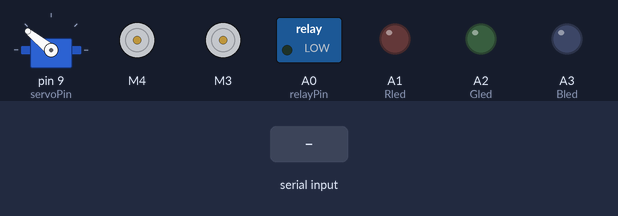
The sketch below on a simulated Arduino Uno, built with avr-gcc and run on an emulated ATmega328P. Parts: servo, 2 × DC motor (green arrow = forward, orange = backward, longer = faster), switched loads named in the sketch (green lamp = pin HIGH), output pins drawn as LEDs (lit = HIGH). The test bench sets the inputs (shaded band). What the sketch prints to the serial monitor is not drawn.

Above: at 1.2 s.
1.3 s: "SYN" received over the second serial link
2.8 s: "1" received over the second serial link
Timing chart, 0 to 5.8 s (numbered marks = the images above; inputs shaded):
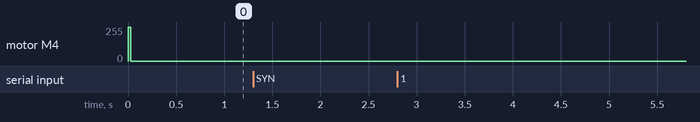

Measured:
- after the input at 1.3 s, every drawn part: stays the same
- after the input at 2.8 s, every drawn part: stays the same

The sketch:

Phast_BCM.ino
```cpp
const char* version = "Phast v2.0.0";
const char* company = "TanrTech";

#include <AFMotor.h>
#include <Servo.h>
#include <SoftwareSerial.h>

// Pin setup
int const relayPin = A0;
int const Rled = A1;
int const Gled = A2;
int const Bled = A3;
int const Rx = A4;
int const Tx = A5;

// Servo motor setup
Servo valve;
int const servoPin = 9;
#define OPEN 1100
#define CLOSE 2000

// Motor controller setup
AF_DCMotor valve2(4);
#define OPEN2 BACKWARD
#define CLOSE2 FORWARD

// Sensor led setup
AF_DCMotor sensorLed(3);
#define ON BACKWARD
#define OFF RELEASE

// Link to ECU
SoftwareSerial link(Rx, Tx);
char cString[20];
byte chPos = 0;
byte ch = 0;

// Commands
struct CommandFunction {
  const char* command;
  void (*function)();
};

void (*sysReset)(void) = 0;

void setup() {
  Serial.begin(9600);

  // Initialize relay
  pinMode(relayPin, OUTPUT);
  relayOFF();

  // Initialize servo valve
  valve.attach(servoPin);
  valveCLOSE();

  // Initialize valve
  valve2.setSpeed(255);
  valveCLOSE2();

  // Initialize Sensor LED
  sensorLed.setSpeed(255);
  sensorLedOff();

  // Initialize LED
  pinMode(Rled, OUTPUT);
  pinMode(Gled, OUTPUT);
  pinMode(Bled, OUTPUT);

  // Initialize link to ECU
  pinMode(Rx, INPUT);
  pinMode(Tx, OUTPUT);
  link.begin(9600);
}

// Functions for commands
void sync() {
  link.print(version);
  relayOFF();
  valveCLOSE();
  ledOFF();
}

void relayOFF() {
  digitalWrite(relayPin, LOW);
}

void relayON() {
  digitalWrite(relayPin, HIGH);
}

void valveCLOSE() {
  valve.write(CLOSE);
}

void valveOPEN() {
  valve.write(OPEN);
}

void valveCLOSE2() {
  valve2.run(CLOSE2);
  delay(30);
  valve2.run(RELEASE);
}

void valveOPEN2() {
  valve2.run(OPEN2);
  delay(30);
  valve2.run(RELEASE);
}

void ledRED() {
  analogWrite(Rled, 130);
  analogWrite(Gled, 0);
  analogWrite(Bled, 0);
}
void ledGREEN() {
  analogWrite(Rled, 0);
  analogWrite(Gled, 130);
  analogWrite(Bled, 0);
}
void ledBLUE() {
  analogWrite(Rled, 0);
  analogWrite(Gled, 0);
  analogWrite(Bled, 130);
}
void ledOFF() {
  analogWrite(Rled, 0);
  analogWrite(Gled, 0);
  analogWrite(Bled, 0);
}

void sensorLedOn() {
  sensorLed.run(ON);
}

void sensorLedOff() {
  sensorLed.run(OFF);
}

// Commands and the functions they call
CommandFunction commandFunctions[] = {
  {"SYN", sync},
  {"VOP", valveOPEN},
  {"RON", relayON},
  {"VCL", valveCLOSE},
  {"ROF", relayOFF},
  {"LRD", ledRED},
  {"LGN", ledGREEN},
  {"LBL", ledBLUE},
  {"LOF", ledOFF},
  {"SLN", sensorLedOn},
  {"SLF", sensorLedOff},
  {"RST", sysReset}
};

void loop() {
  while (link.available() > 0) {
    ch = link.read();
    cString[chPos] = ch;
    chPos++;
    delay(1);
  }
  cString[chPos] = 0;  //terminate cString
  chPos = 0;
  Serial.print(cString);

  for (int i = 0; i < sizeof(commandFunctions) / sizeof(commandFunctions[0]); i++) {
    if (strcmp(cString, commandFunctions[i].command) == 0) {
      if (strcmp(cString, "SYN") != 0) link.print("ACK");
      commandFunctions[i].function();
      break;
    }
  }
}
```
